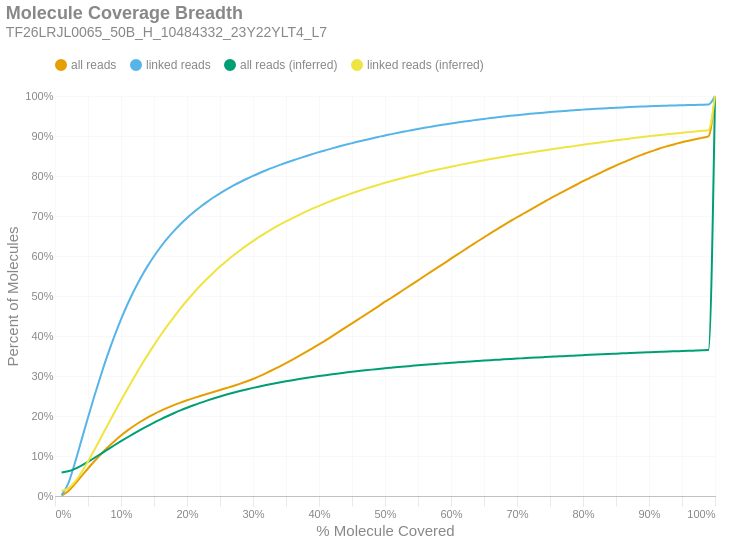

Notebook code for this chart:
### Markdown cell above
### Molecule Read Coverage
This chart shows molecule coverage breadth as computed by the number of bases aligned to that molecule. In other words, "*how much of each unique long molecule is actually sequenced/aligned?*" Keep in mind there is a distinction between sequences and alignments, since some sequences belonging to a particular molecule may not align well and wouldn't appear in the alignment data. This chart also shows molecule coverage breadth as computed by the *inferred fragment* from which the aligned sequences originate. Unlike read coverage, this calculation takes into account the total insert size, including unsequenced gaps between the forward and reverse reads. Like the previous figures, these are cumulative percents.

### Code cell
if SKIPLR:
    print_html(f"Skipped")
else:
    binned_df = consolidated_hist(valids['coverage_bp'], mask, 0.01, True)
    binned_df_inf = consolidated_hist(valids['coverage_inserts'], mask, 0.01, True)
    binned_df = binned_df.with_columns(pl.lit(binned_df_inf['all reads (cumsum)']).alias('all reads (inferred)'))
    binned_df = binned_df.with_columns(pl.lit(binned_df_inf['linked reads (cumsum)']).alias('linked reads (inferred)'))
    binned_df = binned_df.with_columns(
        (pl.col('bin').cast(pl.Float64) + 0.01).alias('right_edge')
    )

    with SafeRender(binned_df):
        (
            density_plot(binned_df, 'Molecule Coverage Breadth', samplename, 'molcov', ['all reads (inferred)','linked reads (inferred)'])
            .encode(
                #x=alt.X('bin:Q', title="% Molecule Covered").axis(format = '%').scale(padding=0),
                x=alt.X('right_edge:Q', title="% Molecule Covered").axis(format='%').scale(padding=0),
                y=alt.Y('value:Q', title='Percent of Molecules')
                    .axis(format='%')
                    .stack(False)
                    .scale(domainMin=0, padding=0),
                color=alt.Color("key:N").scale(domain = ["all reads", "linked reads", "all reads (inferred)", "linked reads (inferred)"]),
                tooltip = [
                    alt.Tooltip("key:N", title = "Data Type"),
                    alt.Tooltip("range_label:N", title="% Molecule Covered"),
                    alt.Tooltip("value:Q", format = ".2%", title="% Molecules")
                ]
            )
        ).display()

### Figure 1 — Vega-Lite specification as saved in the notebook (floating-point values rounded to 4 significant figures)
{"width": "container", "height": 400, "config": {"title": {"anchor": "start", "dy": -15, "fontSize": 18, "color": "#888888", "subtitleColor": "#888888", "subtitleFontSize": 14}, "arc": {"fill": "#0072B2"}, "axis": {"domainColor": "#888888", "domainWidth": 0.5, "gridWidth": 0.2, "grid": false, "titleFontWeight": 400, "titleFontSize": 15, "labelFontSize": 11, "labelColor": "#888888", "tickColor": "#888888", "tickWidth": 0.2, "titleColor": "#888888"}, "axisBand": {"grid": false}, "axisX": {"grid": true, "tickSize": 10, "domainCap": "round"}, "axisY": {"domain": false, "grid": true, "tickSize": 0, "domainCap": "round"}, "background": "transparent", "header": {"labelFontSize": 15, "labelColor": "#888888", "titleFontSize": 15, "titleFontWeight": 600, "titleColor": "#888888"}, "legend": {"labelFont": "sans-serif", "labelFontSize": 12, "labelColor": "#888888", "symbolSize": 100, "symbolType": "circle", "titleFontSize": 12, "titlePadding": 10, "titleColor": "#888888", "title": null, "orient": "top"}, "range": {"category": ["#E69F00", "#56B4E9", "#009E73", "#F0E442", "#0072B2", "#D55E00", "#CC79A7", "#000000"], "diverging": ["#cfe8f3", "#a2d4ec", "#73bfe2", "#46abdb", "#1696d2", "#12719e"]}, "area": {"fill": "#0072B2", "fillOpacity": 0.7, "line": true, "strokeOpacity": 0.7}, "line": {"color": "#0072B2", "stroke": "#0072B2", "strokeWidth": 2}, "trail": {"color": "#0072B2", "stroke": "#0072B2", "strokeWidth": 0, "size": 1}, "point": {"filled": true, "fillOpacity": 1.0, "size": 95}, "text": {"color": "#888888", "fontSize": 11, "align": "right", "fontWeight": 400, "size": 11}, "bar": {"fill": "#0072B2", "stroke": null}, "view": {"stroke": null, "continuousWidth": 660, "continuousHeight": 400}}, "data": {"name": "data-cc7dc29cff1d54d10764600ba7504cdd"}, "mark": {"type": "line", "interpolate": "monotone", "point": {"opacity": 0, "size": 275}}, "encoding": {"color": {"field": "key", "scale": {"domain": ["all reads", "linked reads", "all reads (inferred)", "linked reads (inferred)"]}, "type": "nominal"}, "tooltip": [{"field": "key", "title": "Data Type", "type": "nominal"}, {"field": "range_label", "title": "% Molecule Covered", "type": "nominal"}, {"field": "value", "format": ".2%", "title": "% Molecules", "type": "quantitative"}], "x": {"axis": {"format": "%"}, "field": "right_edge", "scale": {"padding": 0}, "title": "% Molecule Covered", "type": "quantitative"}, "y": {"axis": {"format": "%"}, "field": "value", "scale": {"domainMin": 0, "padding": 0}, "stack": false, "title": "Percent of Molecules", "type": "quantitative"}}, "params": [{"name": "param_c36ac31b6afebe62", "select": {"type": "point", "fields": ["key"]}, "bind": "legend"}], "title": {"text": "Molecule Coverage Breadth", "subtitle": "TF26LRJL0065_50B_H_10484332_23Y22YLT4_L7"}, "transform": [{"fold": ["all reads (cumsum)", "linked reads (cumsum)", "all reads (inferred)", "linked reads (inferred)"]}, {"calculate": "replace(datum.key, ' (cumsum)', '')", "as": "key"}, {"filter": {"param": "param_c36ac31b6afebe62"}}], "usermeta": {"embedOptions": {"downloadFileName": "TF26LRJL0065_50B_H_10484332_23Y22YLT4_L7.molcov"}}, "$schema": "https://vega.github.io/schema/vega-lite/v6.4.1.json", "datasets": {"data-cc7dc29cff1d54d10764600ba7504cdd": [{"bin": "0.0", "interval": "0.0-0.01", "all reads": 0.001152, "linked reads": 0.002106, "all reads (cumsum)": 0.001152, "linked reads (cumsum)": 0.002106, "range_label": "0.0-0.01", "all reads (inferred)": 0.05904, "linked reads (inferred)": 0.013, "right_edge": 0.01}, {"bin": "0.01", "interval": "0.01-0.02", "all reads": 0.01093, "linked reads": 0.0291, "all reads (cumsum)": 0.01208, "linked reads (cumsum)": 0.0312, "range_label": "0.01-0.02", "all reads (inferred)": 0.06173, "linked reads (inferred)": 0.01912, "right_edge": 0.02}, {"bin": "0.02", "interval": "0.02-0.03", "all reads": 0.01786, "linked reads": 0.05073, "all reads (cumsum)": 0.02994, "linked reads (cumsum)": 0.08194, "range_label": "0.02-0.03", "all reads (inferred)": 0.06766, "linked reads (inferred)": 0.03523, "right_edge": 0.03}, {"bin": "0.03", "interval": "0.03-0.04", "all reads": 0.0195, "linked reads": 0.05713, "all reads (cumsum)": 0.04944, "linked reads (cumsum)": 0.1391, "range_label": "0.03-0.04", "all reads (inferred)": 0.07593, "linked reads (inferred)": 0.05881, "right_edge": 0.04}, {"bin": "0.04", "interval": "0.04-0.05", "all reads": 0.01938, "linked reads": 0.05728, "all reads (cumsum)": 0.06882, "linked reads (cumsum)": 0.1963, "range_label": "0.04-0.05", "all reads (inferred)": 0.08549, "linked reads (inferred)": 0.08653, "right_edge": 0.05}, {"bin": "0.05", "interval": "0.05-0.06", "all reads": 0.01862, "linked reads": 0.05543, "all reads (cumsum)": 0.08745, "linked reads (cumsum)": 0.2518, "range_label": "0.05-0.06", "all reads (inferred)": 0.0956, "linked reads (inferred)": 0.1162, "right_edge": 0.06}, {"bin": "0.06", "interval": "0.06-0.07", "all reads": 0.01766, "linked reads": 0.05264, "all reads (cumsum)": 0.1051, "linked reads (cumsum)": 0.3044, "range_label": "0.06-0.07", "all reads (inferred)": 0.1061, "linked reads (inferred)": 0.1471, "right_edge": 0.07}, {"bin": "0.07", "interval": "0.07-0.08", "all reads": 0.01658, "linked reads": 0.04948, "all reads (cumsum)": 0.1217, "linked reads (cumsum)": 0.3539, "range_label": "0.07-0.08", "all reads (inferred)": 0.1165, "linked reads (inferred)": 0.1781, "right_edge": 0.08}, {"bin": "0.08", "interval": "0.08-0.09", "all reads": 0.01537, "linked reads": 0.04586, "all reads (cumsum)": 0.1371, "linked reads (cumsum)": 0.3998, "range_label": "0.08-0.09", "all reads (inferred)": 0.1269, "linked reads (inferred)": 0.2088, "right_edge": 0.09}, {"bin": "0.09", "interval": "0.09-0.1", "all reads": 0.01413, "linked reads": 0.0421, "all reads (cumsum)": 0.1512, "linked reads (cumsum)": 0.4419, "range_label": "0.09-0.1", "all reads (inferred)": 0.137, "linked reads (inferred)": 0.2388, "right_edge": 0.1}, {"bin": "0.1", "interval": "0.1-0.11", "all reads": 0.01283, "linked reads": 0.03815, "all reads (cumsum)": 0.164, "linked reads (cumsum)": 0.48, "range_label": "0.1-0.11", "all reads (inferred)": 0.1469, "linked reads (inferred)": 0.2682, "right_edge": 0.11}, {"bin": "0.11", "interval": "0.11-0.12", "all reads": 0.01167, "linked reads": 0.03455, "all reads (cumsum)": 0.1757, "linked reads (cumsum)": 0.5145, "range_label": "0.11-0.12", "all reads (inferred)": 0.1565, "linked reads (inferred)": 0.2969, "right_edge": 0.12}, {"bin": "0.12", "interval": "0.12-0.13", "all reads": 0.01062, "linked reads": 0.03125, "all reads (cumsum)": 0.1863, "linked reads (cumsum)": 0.5458, "range_label": "0.12-0.13", "all reads (inferred)": 0.1658, "linked reads (inferred)": 0.3248, "right_edge": 0.13}, {"bin": "0.13", "interval": "0.13-0.14", "all reads": 0.009685, "linked reads": 0.02827, "all reads (cumsum)": 0.196, "linked reads (cumsum)": 0.5741, "range_label": "0.13-0.14", "all reads (inferred)": 0.1748, "linked reads (inferred)": 0.3516, "right_edge": 0.14}, {"bin": "0.14", "interval": "0.14-0.15", "all reads": 0.008799, "linked reads": 0.02541, "all reads (cumsum)": 0.2048, "linked reads (cumsum)": 0.5995, "range_label": "0.14-0.15", "all reads (inferred)": 0.1833, "linked reads (inferred)": 0.3773, "right_edge": 0.15}, {"bin": "0.15", "interval": "0.15-0.16", "all reads": 0.008054, "linked reads": 0.02298, "all reads (cumsum)": 0.2128, "linked reads (cumsum)": 0.6225, "range_label": "0.15-0.16", "all reads (inferred)": 0.1916, "linked reads (inferred)": 0.4018, "right_edge": 0.16}, {"bin": "0.16", "interval": "0.16-0.17", "all reads": 0.007383, "linked reads": 0.02081, "all reads (cumsum)": 0.2202, "linked reads (cumsum)": 0.6433, "range_label": "0.16-0.17", "all reads (inferred)": 0.1994, "linked reads (inferred)": 0.4252, "right_edge": 0.17}, {"bin": "0.17", "interval": "0.17-0.18", "all reads": 0.006799, "linked reads": 0.0188, "all reads (cumsum)": 0.227, "linked reads (cumsum)": 0.6621, "range_label": "0.17-0.18", "all reads (inferred)": 0.2068, "linked reads (inferred)": 0.4474, "right_edge": 0.18}, {"bin": "0.18", "interval": "0.18-0.19", "all reads": 0.006339, "linked reads": 0.01718, "all reads (cumsum)": 0.2334, "linked reads (cumsum)": 0.6793, "range_label": "0.18-0.19", "all reads (inferred)": 0.2139, "linked reads (inferred)": 0.4687, "right_edge": 0.19}, {"bin": "0.19", "interval": "0.19-0.2", "all reads": 0.005896, "linked reads": 0.01567, "all reads (cumsum)": 0.2393, "linked reads (cumsum)": 0.6949, "range_label": "0.19-0.2", "all reads (inferred)": 0.2206, "linked reads (inferred)": 0.4887, "right_edge": 0.2}, {"bin": "0.2", "interval": "0.2-0.21", "all reads": 0.0055, "linked reads": 0.01427, "all reads (cumsum)": 0.2448, "linked reads (cumsum)": 0.7092, "range_label": "0.2-0.21", "all reads (inferred)": 0.2269, "linked reads (inferred)": 0.5076, "right_edge": 0.21}, {"bin": "0.21", "interval": "0.21-0.22", "all reads": 0.005298, "linked reads": 0.01332, "all reads (cumsum)": 0.2501, "linked reads (cumsum)": 0.7225, "range_label": "0.21-0.22", "all reads (inferred)": 0.2329, "linked reads (inferred)": 0.5255, "right_edge": 0.22}, {"bin": "0.22", "interval": "0.22-0.23", "all reads": 0.005114, "linked reads": 0.01223, "all reads (cumsum)": 0.2552, "linked reads (cumsum)": 0.7347, "range_label": "0.22-0.23", "all reads (inferred)": 0.2385, "linked reads (inferred)": 0.5424, "right_edge": 0.23}, {"bin": "0.23", "interval": "0.23-0.24", "all reads": 0.005003, "linked reads": 0.01141, "all reads (cumsum)": 0.2602, "linked reads (cumsum)": 0.7462, "range_label": "0.23-0.24", "all reads (inferred)": 0.2438, "linked reads (inferred)": 0.5584, "right_edge": 0.24}, {"bin": "0.24", "interval": "0.24-0.25", "all reads": 0.004933, "linked reads": 0.01057, "all reads (cumsum)": 0.2651, "linked reads (cumsum)": 0.7567, "range_label": "0.24-0.25", "all reads (inferred)": 0.2489, "linked reads (inferred)": 0.5735, "right_edge": 0.25}, {"bin": "0.25", "interval": "0.25-0.26", "all reads": 0.004794, "linked reads": 0.009803, "all reads (cumsum)": 0.2699, "linked reads (cumsum)": 0.7665, "range_label": "0.25-0.26", "all reads (inferred)": 0.2536, "linked reads (inferred)": 0.5876, "right_edge": 0.26}, {"bin": "0.26", "interval": "0.26-0.27", "all reads": 0.004979, "linked reads": 0.009171, "all reads (cumsum)": 0.2749, "linked reads (cumsum)": 0.7757, "range_label": "0.26-0.27", "all reads (inferred)": 0.2581, "linked reads (inferred)": 0.6011, "right_edge": 0.27}, {"bin": "0.27", "interval": "0.27-0.28", "all reads": 0.005422, "linked reads": 0.008719, "all reads (cumsum)": 0.2803, "linked reads (cumsum)": 0.7844, "range_label": "0.27-0.28", "all reads (inferred)": 0.2624, "linked reads (inferred)": 0.6138, "right_edge": 0.28}, {"bin": "0.28", "interval": "0.28-0.29", "all reads": 0.00583, "linked reads": 0.008117, "all reads (cumsum)": 0.2861, "linked reads (cumsum)": 0.7925, "range_label": "0.28-0.29", "all reads (inferred)": 0.2665, "linked reads (inferred)": 0.6259, "right_edge": 0.29}, {"bin": "0.29", "interval": "0.29-0.3", "all reads": 0.006397, "linked reads": 0.007714, "all reads (cumsum)": 0.2925, "linked reads (cumsum)": 0.8002, "range_label": "0.29-0.3", "all reads (inferred)": 0.2703, "linked reads (inferred)": 0.6373, "right_edge": 0.3}, {"bin": "0.3", "interval": "0.3-0.31", "all reads": 0.007019, "linked reads": 0.007189, "all reads (cumsum)": 0.2995, "linked reads (cumsum)": 0.8074, "range_label": "0.3-0.31", "all reads (inferred)": 0.2739, "linked reads (inferred)": 0.6482, "right_edge": 0.31}, {"bin": "0.31", "interval": "0.31-0.32", "all reads": 0.007703, "linked reads": 0.006902, "all reads (cumsum)": 0.3072, "linked reads (cumsum)": 0.8143, "range_label": "0.31-0.32", "all reads (inferred)": 0.2774, "linked reads (inferred)": 0.6585, "right_edge": 0.32}, {"bin": "0.32", "interval": "0.32-0.33", "all reads": 0.00813, "linked reads": 0.00653, "all reads (cumsum)": 0.3154, "linked reads (cumsum)": 0.8209, "range_label": "0.32-0.33", "all reads (inferred)": 0.2806, "linked reads (inferred)": 0.6682, "right_edge": 0.33}, {"bin": "0.33", "interval": "0.33-0.34", "all reads": 0.00825, "linked reads": 0.006209, "all reads (cumsum)": 0.3236, "linked reads (cumsum)": 0.8271, "range_label": "0.33-0.34", "all reads (inferred)": 0.2838, "linked reads (inferred)": 0.6775, "right_edge": 0.34}, {"bin": "0.34", "interval": "0.34-0.35", "all reads": 0.008563, "linked reads": 0.005972, "all reads (cumsum)": 0.3322, "linked reads (cumsum)": 0.833, "range_label": "0.34-0.35", "all reads (inferred)": 0.2867, "linked reads (inferred)": 0.6864, "right_edge": 0.35}, {"bin": "0.35", "interval": "0.35-0.36", "all reads": 0.008797, "linked reads": 0.005718, "all reads (cumsum)": 0.341, "linked reads (cumsum)": 0.8388, "range_label": "0.35-0.36", "all reads (inferred)": 0.2896, "linked reads (inferred)": 0.6948, "right_edge": 0.36}, {"bin": "0.36", "interval": "0.36-0.37", "all reads": 0.009053, "linked reads": 0.005412, "all reads (cumsum)": 0.35, "linked reads (cumsum)": 0.8442, "range_label": "0.36-0.37", "all reads (inferred)": 0.2923, "linked reads (inferred)": 0.703, "right_edge": 0.37}, {"bin": "0.37", "interval": "0.37-0.38", "all reads": 0.009356, "linked reads": 0.005357, "all reads (cumsum)": 0.3594, "linked reads (cumsum)": 0.8495, "range_label": "0.37-0.38", "all reads (inferred)": 0.2949, "linked reads (inferred)": 0.7108, "right_edge": 0.38}, {"bin": "0.38", "interval": "0.38-0.39", "all reads": 0.009576, "linked reads": 0.005134, "all reads (cumsum)": 0.369, "linked reads (cumsum)": 0.8547, "range_label": "0.38-0.39", "all reads (inferred)": 0.2974, "linked reads (inferred)": 0.7182, "right_edge": 0.39}, {"bin": "0.39", "interval": "0.39-0.4", "all reads": 0.01001, "linked reads": 0.005065, "all reads (cumsum)": 0.379, "linked reads (cumsum)": 0.8597, "range_label": "0.39-0.4", "all reads (inferred)": 0.2999, "linked reads (inferred)": 0.7254, "right_edge": 0.4}, {"bin": "0.4", "interval": "0.4-0.41", "all reads": 0.01014, "linked reads": 0.004695, "all reads (cumsum)": 0.3891, "linked reads (cumsum)": 0.8644, "range_label": "0.4-0.41", "all reads (inferred)": 0.3022, "linked reads (inferred)": 0.7322, "right_edge": 0.41}, {"bin": "0.41", "interval": "0.41-0.42", "all reads": 0.01052, "linked reads": 0.004632, "all reads (cumsum)": 0.3996, "linked reads (cumsum)": 0.8691, "range_label": "0.41-0.42", "all reads (inferred)": 0.3044, "linked reads (inferred)": 0.7388, "right_edge": 0.42}, {"bin": "0.42", "interval": "0.42-0.43", "all reads": 0.01067, "linked reads": 0.004499, "all reads (cumsum)": 0.4103, "linked reads (cumsum)": 0.8736, "range_label": "0.42-0.43", "all reads (inferred)": 0.3065, "linked reads (inferred)": 0.7451, "right_edge": 0.43}, {"bin": "0.43", "interval": "0.43-0.44", "all reads": 0.01075, "linked reads": 0.004352, "all reads (cumsum)": 0.4211, "linked reads (cumsum)": 0.8779, "range_label": "0.43-0.44", "all reads (inferred)": 0.3085, "linked reads (inferred)": 0.751, "right_edge": 0.44}, {"bin": "0.44", "interval": "0.44-0.45", "all reads": 0.01068, "linked reads": 0.004196, "all reads (cumsum)": 0.4317, "linked reads (cumsum)": 0.8821, "range_label": "0.44-0.45", "all reads (inferred)": 0.3105, "linked reads (inferred)": 0.7569, "right_edge": 0.45}, {"bin": "0.45", "interval": "0.45-0.46", "all reads": 0.01062, "linked reads": 0.004137, "all reads (cumsum)": 0.4424, "linked reads (cumsum)": 0.8862, "range_label": "0.45-0.46", "all reads (inferred)": 0.3124, "linked reads (inferred)": 0.7625, "right_edge": 0.46}, {"bin": "0.46", "interval": "0.46-0.47", "all reads": 0.01051, "linked reads": 0.003925, "all reads (cumsum)": 0.4529, "linked reads (cumsum)": 0.8902, "range_label": "0.46-0.47", "all reads (inferred)": 0.3142, "linked reads (inferred)": 0.7679, "right_edge": 0.47}, {"bin": "0.47", "interval": "0.47-0.48", "all reads": 0.01077, "linked reads": 0.003812, "all reads (cumsum)": 0.4636, "linked reads (cumsum)": 0.894, "range_label": "0.47-0.48", "all reads (inferred)": 0.3159, "linked reads (inferred)": 0.7731, "right_edge": 0.48}, {"bin": "0.48", "interval": "0.48-0.49", "all reads": 0.01049, "linked reads": 0.003666, "all reads (cumsum)": 0.4741, "linked reads (cumsum)": 0.8976, "range_label": "0.48-0.49", "all reads (inferred)": 0.3176, "linked reads (inferred)": 0.778, "right_edge": 0.49}, {"bin": "0.49", "interval": "0.49-0.5", "all reads": 0.01161, "linked reads": 0.003711, "all reads (cumsum)": 0.4857, "linked reads (cumsum)": 0.9014, "range_label": "0.49-0.5", "all reads (inferred)": 0.3193, "linked reads (inferred)": 0.783, "right_edge": 0.5}, {"bin": "0.5", "interval": "0.5-0.51", "all reads": 0.009923, "linked reads": 0.003354, "all reads (cumsum)": 0.4957, "linked reads (cumsum)": 0.9047, "range_label": "0.5-0.51", "all reads (inferred)": 0.3209, "linked reads (inferred)": 0.7875, "right_edge": 0.51}, {"bin": "0.51", "interval": "0.51-0.52", "all reads": 0.01109, "linked reads": 0.003364, "all reads (cumsum)": 0.5068, "linked reads (cumsum)": 0.9081, "range_label": "0.51-0.52", "all reads (inferred)": 0.3224, "linked reads (inferred)": 0.792, "right_edge": 0.52}, {"bin": "0.52", "interval": "0.52-0.53", "all reads": 0.01074, "linked reads": 0.003221, "all reads (cumsum)": 0.5175, "linked reads (cumsum)": 0.9113, "range_label": "0.52-0.53", "all reads (inferred)": 0.3238, "linked reads (inferred)": 0.7963, "right_edge": 0.53}, {"bin": "0.53", "interval": "0.53-0.54", "all reads": 0.01095, "linked reads": 0.0032, "all reads (cumsum)": 0.5285, "linked reads (cumsum)": 0.9145, "range_label": "0.53-0.54", "all reads (inferred)": 0.3253, "linked reads (inferred)": 0.8005, "right_edge": 0.54}, {"bin": "0.54", "interval": "0.54-0.55", "all reads": 0.01062, "linked reads": 0.003006, "all reads (cumsum)": 0.5391, "linked reads (cumsum)": 0.9175, "range_label": "0.54-0.55", "all reads (inferred)": 0.3267, "linked reads (inferred)": 0.8046, "right_edge": 0.55}, {"bin": "0.55", "interval": "0.55-0.56", "all reads": 0.011, "linked reads": 0.002961, "all reads (cumsum)": 0.5501, "linked reads (cumsum)": 0.9205, "range_label": "0.55-0.56", "all reads (inferred)": 0.328, "linked reads (inferred)": 0.8085, "right_edge": 0.56}, {"bin": "0.56", "interval": "0.56-0.57", "all reads": 0.01075, "linked reads": 0.002819, "all reads (cumsum)": 0.5608, "linked reads (cumsum)": 0.9233, "range_label": "0.56-0.57", "all reads (inferred)": 0.3293, "linked reads (inferred)": 0.8123, "right_edge": 0.57}, {"bin": "0.57", "interval": "0.57-0.58", "all reads": 0.0106, "linked reads": 0.00277, "all reads (cumsum)": 0.5714, "linked reads (cumsum)": 0.926, "range_label": "0.57-0.58", "all reads (inferred)": 0.3306, "linked reads (inferred)": 0.8161, "right_edge": 0.58}, {"bin": "0.58", "interval": "0.58-0.59", "all reads": 0.01082, "linked reads": 0.002616, "all reads (cumsum)": 0.5822, "linked reads (cumsum)": 0.9287, "range_label": "0.58-0.59", "all reads (inferred)": 0.3318, "linked reads (inferred)": 0.8197, "right_edge": 0.59}, {"bin": "0.59", "interval": "0.59-0.6", "all reads": 0.0111, "linked reads": 0.002599, "all reads (cumsum)": 0.5933, "linked reads (cumsum)": 0.9313, "range_label": "0.59-0.6", "all reads (inferred)": 0.333, "linked reads (inferred)": 0.8232, "right_edge": 0.6}, {"bin": "0.6", "interval": "0.6-0.61", "all reads": 0.01066, "linked reads": 0.002471, "all reads (cumsum)": 0.604, "linked reads (cumsum)": 0.9337, "range_label": "0.6-0.61", "all reads (inferred)": 0.3342, "linked reads (inferred)": 0.8265, "right_edge": 0.61}, {"bin": "0.61", "interval": "0.61-0.62", "all reads": 0.01099, "linked reads": 0.002408, "all reads (cumsum)": 0.615, "linked reads (cumsum)": 0.9361, "range_label": "0.61-0.62", "all reads (inferred)": 0.3353, "linked reads (inferred)": 0.8298, "right_edge": 0.62}, {"bin": "0.62", "interval": "0.62-0.63", "all reads": 0.01062, "linked reads": 0.002226, "all reads (cumsum)": 0.6256, "linked reads (cumsum)": 0.9384, "range_label": "0.62-0.63", "all reads (inferred)": 0.3364, "linked reads (inferred)": 0.8331, "right_edge": 0.63}, {"bin": "0.63", "interval": "0.63-0.64", "all reads": 0.01061, "linked reads": 0.002217, "all reads (cumsum)": 0.6362, "linked reads (cumsum)": 0.9406, "range_label": "0.63-0.64", "all reads (inferred)": 0.3375, "linked reads (inferred)": 0.8362, "right_edge": 0.64}, {"bin": "0.64", "interval": "0.64-0.65", "all reads": 0.01031, "linked reads": 0.002067, "all reads (cumsum)": 0.6465, "linked reads (cumsum)": 0.9427, "range_label": "0.64-0.65", "all reads (inferred)": 0.3386, "linked reads (inferred)": 0.8393, "right_edge": 0.65}, {"bin": "0.65", "interval": "0.65-0.66", "all reads": 0.01063, "linked reads": 0.002086, "all reads (cumsum)": 0.6572, "linked reads (cumsum)": 0.9447, "range_label": "0.65-0.66", "all reads (inferred)": 0.3396, "linked reads (inferred)": 0.8423, "right_edge": 0.66}, {"bin": "0.66", "interval": "0.66-0.67", "all reads": 0.009982, "linked reads": 0.001946, "all reads (cumsum)": 0.6671, "linked reads (cumsum)": 0.9467, "range_label": "0.66-0.67", "all reads (inferred)": 0.3406, "linked reads (inferred)": 0.8452, "right_edge": 0.67}, {"bin": "0.67", "interval": "0.67-0.68", "all reads": 0.01011, "linked reads": 0.0019, "all reads (cumsum)": 0.6773, "linked reads (cumsum)": 0.9486, "range_label": "0.67-0.68", "all reads (inferred)": 0.3416, "linked reads (inferred)": 0.848, "right_edge": 0.68}, {"bin": "0.68", "interval": "0.68-0.69", "all reads": 0.009769, "linked reads": 0.001817, "all reads (cumsum)": 0.687, "linked reads (cumsum)": 0.9504, "range_label": "0.68-0.69", "all reads (inferred)": 0.3426, "linked reads (inferred)": 0.8508, "right_edge": 0.69}, {"bin": "0.69", "interval": "0.69-0.7", "all reads": 0.009841, "linked reads": 0.00174, "all reads (cumsum)": 0.6969, "linked reads (cumsum)": 0.9521, "range_label": "0.69-0.7", "all reads (inferred)": 0.3435, "linked reads (inferred)": 0.8535, "right_edge": 0.7}, {"bin": "0.7", "interval": "0.7-0.71", "all reads": 0.009386, "linked reads": 0.001671, "all reads (cumsum)": 0.7062, "linked reads (cumsum)": 0.9538, "range_label": "0.7-0.71", "all reads (inferred)": 0.3444, "linked reads (inferred)": 0.8561, "right_edge": 0.71}, {"bin": "0.71", "interval": "0.71-0.72", "all reads": 0.009264, "linked reads": 0.001572, "all reads (cumsum)": 0.7155, "linked reads (cumsum)": 0.9554, "range_label": "0.71-0.72", "all reads (inferred)": 0.3454, "linked reads (inferred)": 0.8588, "right_edge": 0.72}, {"bin": "0.72", "interval": "0.72-0.73", "all reads": 0.009457, "linked reads": 0.001525, "all reads (cumsum)": 0.725, "linked reads (cumsum)": 0.9569, "range_label": "0.72-0.73", "all reads (inferred)": 0.3462, "linked reads (inferred)": 0.8613, "right_edge": 0.73}, {"bin": "0.73", "interval": "0.73-0.74", "all reads": 0.009116, "linked reads": 0.001474, "all reads (cumsum)": 0.7341, "linked reads (cumsum)": 0.9584, "range_label": "0.73-0.74", "all reads (inferred)": 0.3471, "linked reads (inferred)": 0.8638, "right_edge": 0.74}, {"bin": "0.74", "interval": "0.74-0.75", "all reads": 0.009462, "linked reads": 0.001414, "all reads (cumsum)": 0.7435, "linked reads (cumsum)": 0.9598, "range_label": "0.74-0.75", "all reads (inferred)": 0.348, "linked reads (inferred)": 0.8663, "right_edge": 0.75}, {"bin": "0.75", "interval": "0.75-0.76", "all reads": 0.008675, "linked reads": 0.001325, "all reads (cumsum)": 0.7522, "linked reads (cumsum)": 0.9611, "range_label": "0.75-0.76", "all reads (inferred)": 0.3488, "linked reads (inferred)": 0.8687, "right_edge": 0.76}, {"bin": "0.76", "interval": "0.76-0.77", "all reads": 0.008848, "linked reads": 0.001259, "all reads (cumsum)": 0.7611, "linked reads (cumsum)": 0.9624, "range_label": "0.76-0.77", "all reads (inferred)": 0.3496, "linked reads (inferred)": 0.8711, "right_edge": 0.77}, {"bin": "0.77", "interval": "0.77-0.78", "all reads": 0.008576, "linked reads": 0.001247, "all reads (cumsum)": 0.7696, "linked reads (cumsum)": 0.9636, "range_label": "0.77-0.78", "all reads (inferred)": 0.3504, "linked reads (inferred)": 0.8734, "right_edge": 0.78}, {"bin": "0.78", "interval": "0.78-0.79", "all reads": 0.008476, "linked reads": 0.001153, "all reads (cumsum)": 0.7781, "linked reads (cumsum)": 0.9648, "range_label": "0.78-0.79", "all reads (inferred)": 0.3513, "linked reads (inferred)": 0.8757, "right_edge": 0.79}, {"bin": "0.79", "interval": "0.79-0.8", "all reads": 0.008812, "linked reads": 0.001156, "all reads (cumsum)": 0.7869, "linked reads (cumsum)": 0.9659, "range_label": "0.79-0.8", "all reads (inferred)": 0.3521, "linked reads (inferred)": 0.8781, "right_edge": 0.8}, {"bin": "0.8", "interval": "0.8-0.81", "all reads": 0.007983, "linked reads": 0.001034, "all reads (cumsum)": 0.7949, "linked reads (cumsum)": 0.967, "range_label": "0.8-0.81", "all reads (inferred)": 0.3529, "linked reads (inferred)": 0.8804, "right_edge": 0.81}, {"bin": "0.81", "interval": "0.81-0.82", "all reads": 0.00801, "linked reads": 0.001038, "all reads (cumsum)": 0.8029, "linked reads (cumsum)": 0.968, "range_label": "0.81-0.82", "all reads (inferred)": 0.3537, "linked reads (inferred)": 0.8827, "right_edge": 0.82}, {"bin": "0.82", "interval": "0.82-0.83", "all reads": 0.008076, "linked reads": 0.0009803, "all reads (cumsum)": 0.811, "linked reads (cumsum)": 0.969, "range_label": "0.82-0.83", "all reads (inferred)": 0.3544, "linked reads (inferred)": 0.8849, "right_edge": 0.83}, {"bin": "0.83", "interval": "0.83-0.84", "all reads": 0.007753, "linked reads": 0.0008399, "all reads (cumsum)": 0.8188, "linked reads (cumsum)": 0.9698, "range_label": "0.83-0.84", "all reads (inferred)": 0.3552, "linked reads (inferred)": 0.887, "right_edge": 0.84}, {"bin": "0.84", "interval": "0.84-0.85", "all reads": 0.007414, "linked reads": 0.0008474, "all reads (cumsum)": 0.8262, "linked reads (cumsum)": 0.9707, "range_label": "0.84-0.85", "all reads (inferred)": 0.3559, "linked reads (inferred)": 0.8892, "right_edge": 0.85}, {"bin": "0.85", "interval": "0.85-0.86", "all reads": 0.007277, "linked reads": 0.000821, "all reads (cumsum)": 0.8334, "linked reads (cumsum)": 0.9715, "range_label": "0.85-0.86", "all reads (inferred)": 0.3567, "linked reads (inferred)": 0.8914, "right_edge": 0.86}, {"bin": "0.86", "interval": "0.86-0.87", "all reads": 0.006921, "linked reads": 0.0007719, "all reads (cumsum)": 0.8404, "linked reads (cumsum)": 0.9723, "range_label": "0.86-0.87", "all reads (inferred)": 0.3574, "linked reads (inferred)": 0.8934, "right_edge": 0.87}, {"bin": "0.87", "interval": "0.87-0.88", "all reads": 0.006857, "linked reads": 0.000709, "all reads (cumsum)": 0.8472, "linked reads (cumsum)": 0.973, "range_label": "0.87-0.88", "all reads (inferred)": 0.3581, "linked reads (inferred)": 0.8954, "right_edge": 0.88}, {"bin": "0.88", "interval": "0.88-0.89", "all reads": 0.006355, "linked reads": 0.000662, "all reads (cumsum)": 0.8536, "linked reads (cumsum)": 0.9736, "range_label": "0.88-0.89", "all reads (inferred)": 0.3587, "linked reads (inferred)": 0.8974, "right_edge": 0.89}, {"bin": "0.89", "interval": "0.89-0.9", "all reads": 0.006168, "linked reads": 0.0006524, "all reads (cumsum)": 0.8597, "linked reads (cumsum)": 0.9743, "range_label": "0.89-0.9", "all reads (inferred)": 0.3594, "linked reads (inferred)": 0.8994, "right_edge": 0.9}, {"bin": "0.9", "interval": "0.9-0.91", "all reads": 0.005481, "linked reads": 0.0005837, "all reads (cumsum)": 0.8652, "linked reads (cumsum)": 0.9749, "range_label": "0.9-0.91", "all reads (inferred)": 0.36, "linked reads (inferred)": 0.9012, "right_edge": 0.91}, {"bin": "0.91", "interval": "0.91-0.92", "all reads": 0.005774, "linked reads": 0.00057, "all reads (cumsum)": 0.871, "linked reads (cumsum)": 0.9754, "range_label": "0.91-0.92", "all reads (inferred)": 0.3606, "linked reads (inferred)": 0.903, "right_edge": 0.92}, {"bin": "0.92", "interval": "0.92-0.93", "all reads": 0.004529, "linked reads": 0.0004917, "all reads (cumsum)": 0.8755, "linked reads (cumsum)": 0.9759, "range_label": "0.92-0.93", "all reads (inferred)": 0.3612, "linked reads (inferred)": 0.9047, "right_edge": 0.93}, {"bin": "0.93", "interval": "0.93-0.94", "all reads": 0.00459, "linked reads": 0.0004917, "all reads (cumsum)": 0.8801, "linked reads (cumsum)": 0.9764, "range_label": "0.93-0.94", "all reads (inferred)": 0.3618, "linked reads (inferred)": 0.9064, "right_edge": 0.94}, {"bin": "0.94", "interval": "0.94-0.95", "all reads": 0.004489, "linked reads": 0.0004529, "all reads (cumsum)": 0.8846, "linked reads (cumsum)": 0.9769, "range_label": "0.94-0.95", "all reads (inferred)": 0.3624, "linked reads (inferred)": 0.9081, "right_edge": 0.95}, {"bin": "0.95", "interval": "0.95-0.96", "all reads": 0.003469, "linked reads": 0.0004525, "all reads (cumsum)": 0.8881, "linked reads (cumsum)": 0.9773, "range_label": "0.95-0.96", "all reads (inferred)": 0.363, "linked reads (inferred)": 0.9097, "right_edge": 0.96}, {"bin": "0.96", "interval": "0.96-0.97", "all reads": 0.00372, "linked reads": 0.0003997, "all reads (cumsum)": 0.8918, "linked reads (cumsum)": 0.9777, "range_label": "0.96-0.97", "all reads (inferred)": 0.3635, "linked reads (inferred)": 0.9113, "right_edge": 0.97}, {"bin": "0.97", "interval": "0.97-0.98", "all reads": 0.003522, "linked reads": 0.0003571, "all reads (cumsum)": 0.8953, "linked reads (cumsum)": 0.9781, "range_label": "0.97-0.98", "all reads (inferred)": 0.3641, "linked reads (inferred)": 0.9129, "right_edge": 0.98}, {"bin": "0.98", "interval": "0.98-0.99", "all reads": 0.003621, "linked reads": 0.000377, "all reads (cumsum)": 0.8989, "linked reads (cumsum)": 0.9785, "range_label": "0.98-0.99", "all reads (inferred)": 0.3647, "linked reads (inferred)": 0.9146, "right_edge": 0.99}, {"bin": "0.99", "interval": "0.99-1.0", "all reads": 0.1011, "linked reads": 0.02153, "all reads (cumsum)": 1.0, "linked reads (cumsum)": 1.0, "range_label": "0.99-1.0", "all reads (inferred)": 1.0, "linked reads (inferred)": 1.0, "right_edge": 1.0}]}}
